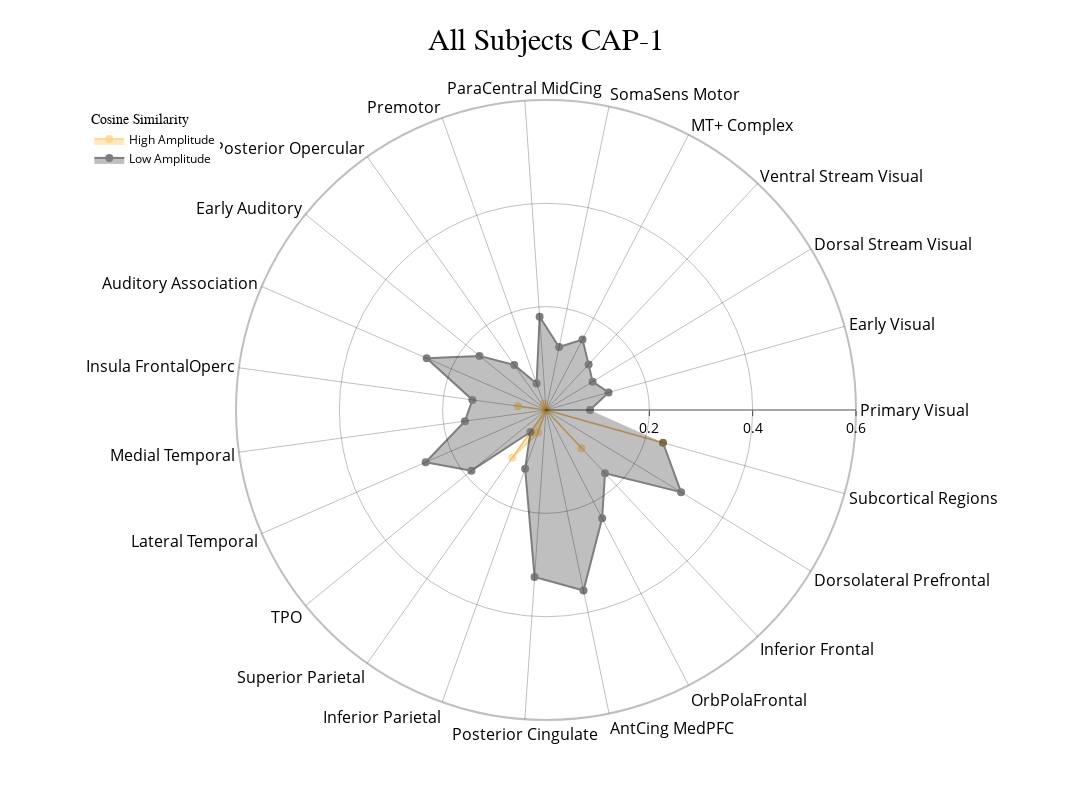
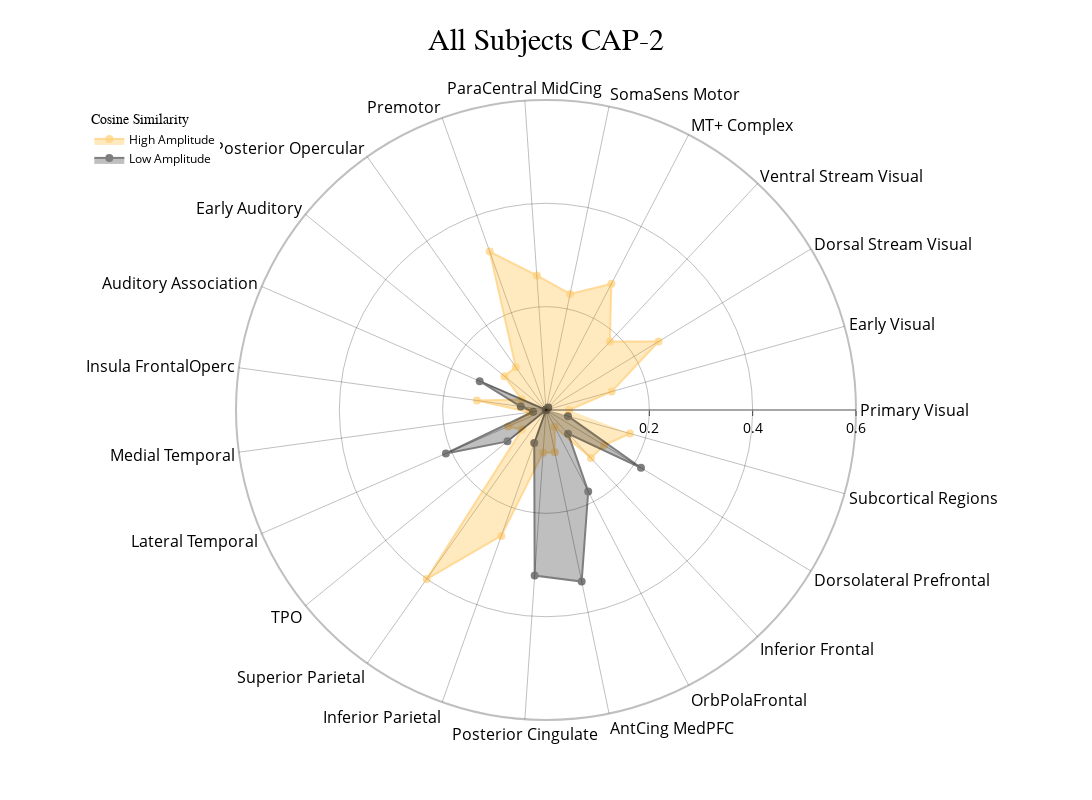
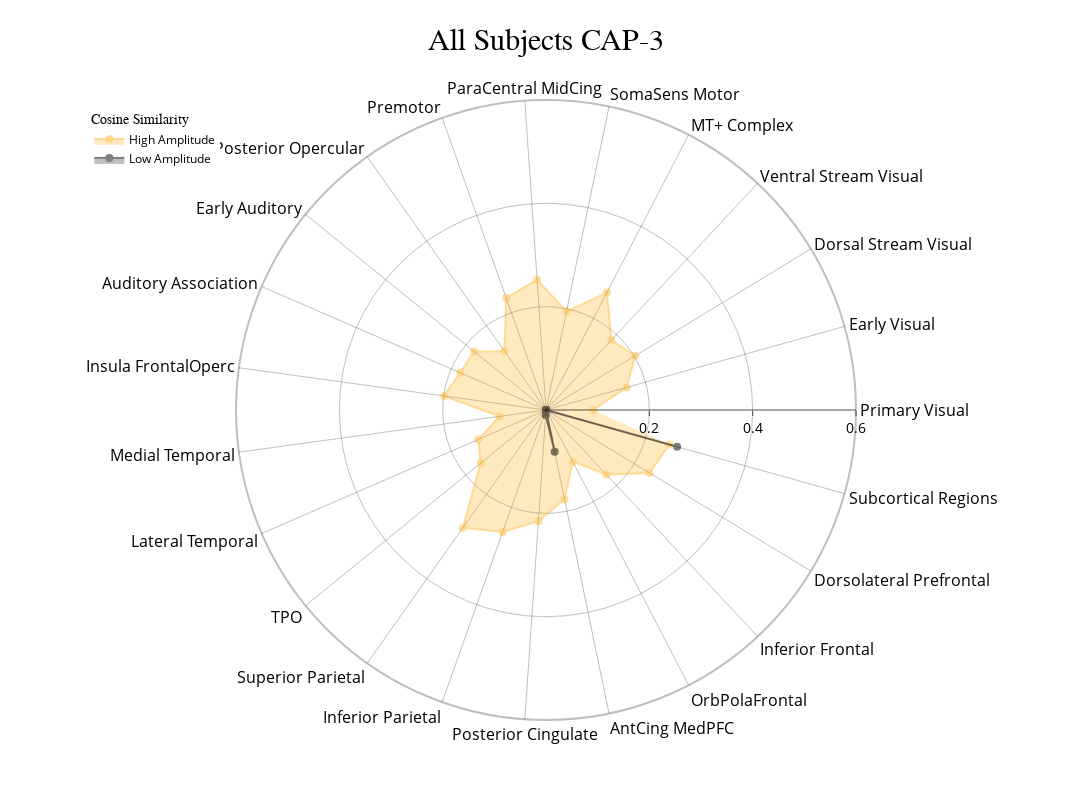
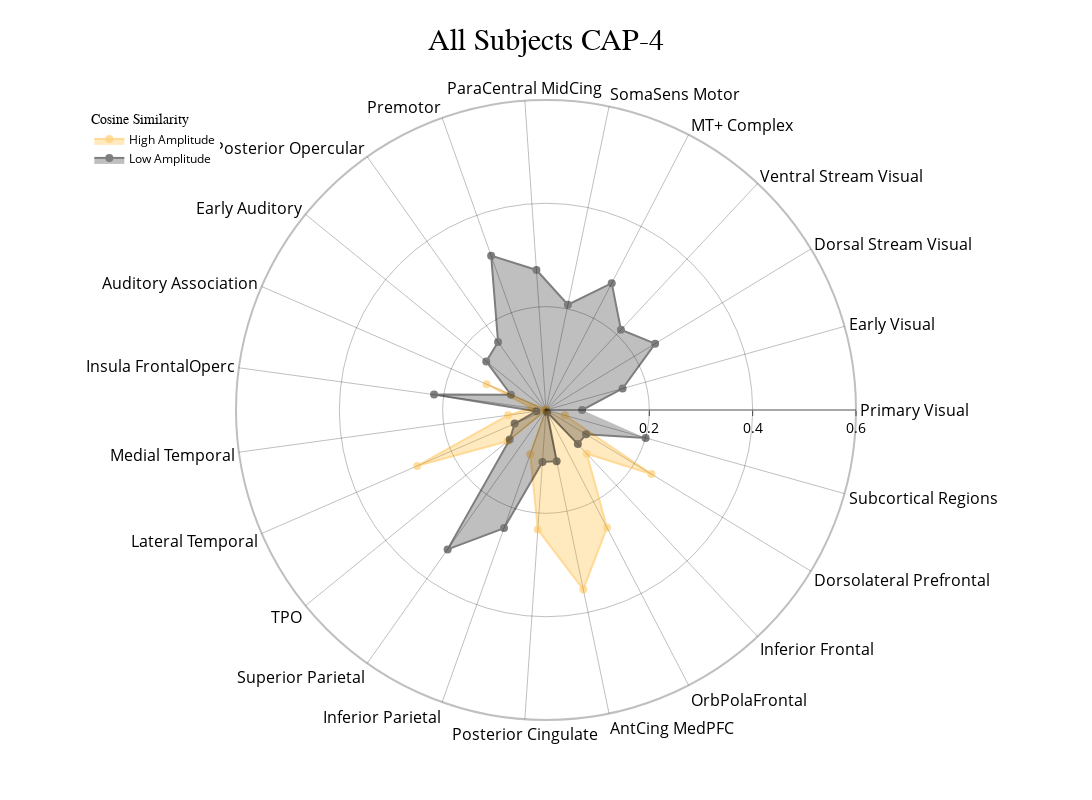

These figures' notebook cell, in order:
### Code cell
radialaxis = {
    "showline": True,
    "linewidth": 2,
    "linecolor": "rgba(0, 0, 0, 0.25)",
    "gridcolor": "rgba(0, 0, 0, 0.25)",
    "ticks": "outside",
    "tickfont": {"size": 14, "color": "black"},
    "range": [0, 0.6],
    "tickvals": [0.2, "", 0.4, "", 0.6],
}

color_discrete_map = {"High Amplitude": "rgba(255, 165, 0, 0.75)", "Low Amplitude": "black"}

cap_analysis.caps2radar(
    radialaxis=radialaxis,
    fill="toself",
    color_discrete_map=color_discrete_map,
    use_scatterpolar=True,
    output_dir=output_dir,
    as_html=True,
)

### Figure 1 — Plotly figure (JSON) as saved in the notebook; plotly's stock layout.template omitted (floating-point values rounded to 4 significant figures)
{"data": [{"connectgaps": true, "fill": "toself", "line": {"color": "rgba(255, 165, 0, 0.75)", "width": 2}, "marker": {"color": "rgba(255, 165, 0, 0.75)", "size": 8}, "mode": "markers+lines", "name": "High Amplitude", "opacity": 0.5, "r": [0, 0, 0, 0, 0, 0, 0, 0.01298, 0, 0, 0, 0.05479, 0, 0, 0, 0.1131, 0.04647, 0, 0, 0, 0.101, 0, 0.235], "theta": ["Primary Visual", "Early Visual", "Dorsal Stream Visual", "Ventral Stream Visual", "MT+ Complex", "SomaSens Motor", "ParaCentral MidCing", "Premotor", "Posterior Opercular", "Early Auditory", "Auditory Association", "Insula FrontalOperc", "Medial Temporal", "Lateral Temporal", "TPO", "Superior Parietal", "Inferior Parietal", "Posterior Cingulate", "AntCing MedPFC", "OrbPolaFrontal", "Inferior Frontal", "Dorsolateral Prefrontal", "Subcortical Regions"], "type": "scatterpolar"}, {"connectgaps": true, "fill": "toself", "line": {"color": "black", "width": 2}, "marker": {"color": "black", "size": 8}, "mode": "markers+lines", "name": "Low Amplitude", "opacity": 0.5, "r": [0.08518, 0.1257, 0.1056, 0.1208, 0.1536, 0.1245, 0.1808, 0.05437, 0.1067, 0.1659, 0.2517, 0.1437, 0.1583, 0.2539, 0.1861, 0.05208, 0.1207, 0.3238, 0.357, 0.2361, 0.1674, 0.3059, 0.2352], "theta": ["Primary Visual", "Early Visual", "Dorsal Stream Visual", "Ventral Stream Visual", "MT+ Complex", "SomaSens Motor", "ParaCentral MidCing", "Premotor", "Posterior Opercular", "Early Auditory", "Auditory Association", "Insula FrontalOperc", "Medial Temporal", "Lateral Temporal", "TPO", "Superior Parietal", "Inferior Parietal", "Posterior Cingulate", "AntCing MedPFC", "OrbPolaFrontal", "Inferior Frontal", "Dorsolateral Prefrontal", "Subcortical Regions"], "type": "scatterpolar"}], "layout": {"height": 800, "legend": {"font": {"color": "black", "size": 12}, "title": {"font": {"family": "Times New Roman"}, "text": "Cosine Similarity"}, "x": 0.01, "xanchor": "left", "y": 0.99, "yanchor": "top"}, "polar": {"angularaxis": {"gridcolor": "rgba(0, 0, 0, 0.25)", "linecolor": "rgba(0, 0, 0, 0.25)", "linewidth": 2, "showline": true, "tickfont": {"color": "black", "size": 16}}, "bgcolor": "white", "radialaxis": {"gridcolor": "rgba(0, 0, 0, 0.25)", "linecolor": "rgba(0, 0, 0, 0.25)", "linewidth": 2, "range": [0, 0.6], "showline": true, "tickfont": {"color": "black", "size": 14}, "ticks": "outside", "tickvals": [0.2, "", 0.4, "", 0.6]}}, "showlegend": true, "title": {"font": {"color": "black", "family": "Times New Roman", "size": 30}, "text": "All Subjects CAP-1", "x": 0.5}, "width": 1200}}

### Figure 2 — Plotly figure (JSON) as saved in the notebook; plotly's stock layout.template omitted (floating-point values rounded to 4 significant figures)
{"data": [{"connectgaps": true, "fill": "toself", "line": {"color": "rgba(255, 165, 0, 0.75)", "width": 2}, "marker": {"color": "rgba(255, 165, 0, 0.75)", "size": 8}, "mode": "markers+lines", "name": "High Amplitude", "opacity": 0.5, "r": [0.04476, 0.1319, 0.255, 0.1812, 0.2751, 0.2295, 0.261, 0.3254, 0.1016, 0.1037, 0.05155, 0.1351, 0.03195, 0.07996, 0.05999, 0.4005, 0.2586, 0.08278, 0.08349, 0.03664, 0.1274, 0.1316, 0.1688], "theta": ["Primary Visual", "Early Visual", "Dorsal Stream Visual", "Ventral Stream Visual", "MT+ Complex", "SomaSens Motor", "ParaCentral MidCing", "Premotor", "Posterior Opercular", "Early Auditory", "Auditory Association", "Insula FrontalOperc", "Medial Temporal", "Lateral Temporal", "TPO", "Superior Parietal", "Inferior Parietal", "Posterior Cingulate", "AntCing MedPFC", "OrbPolaFrontal", "Inferior Frontal", "Dorsolateral Prefrontal", "Subcortical Regions"], "type": "scatterpolar"}, {"connectgaps": true, "fill": "toself", "line": {"color": "black", "width": 2}, "marker": {"color": "black", "size": 8}, "mode": "markers+lines", "name": "Low Amplitude", "opacity": 0.5, "r": [0, 0, 0, 0.00644, 0, 0, 0, 0, 0, 0, 0.1399, 0.04931, 0.02522, 0.2112, 0.0962, 0, 0.06792, 0.3211, 0.3391, 0.1776, 0.06259, 0.2151, 0.04411], "theta": ["Primary Visual", "Early Visual", "Dorsal Stream Visual", "Ventral Stream Visual", "MT+ Complex", "SomaSens Motor", "ParaCentral MidCing", "Premotor", "Posterior Opercular", "Early Auditory", "Auditory Association", "Insula FrontalOperc", "Medial Temporal", "Lateral Temporal", "TPO", "Superior Parietal", "Inferior Parietal", "Posterior Cingulate", "AntCing MedPFC", "OrbPolaFrontal", "Inferior Frontal", "Dorsolateral Prefrontal", "Subcortical Regions"], "type": "scatterpolar"}], "layout": {"height": 800, "legend": {"font": {"color": "black", "size": 12}, "title": {"font": {"family": "Times New Roman"}, "text": "Cosine Similarity"}, "x": 0.01, "xanchor": "left", "y": 0.99, "yanchor": "top"}, "polar": {"angularaxis": {"gridcolor": "rgba(0, 0, 0, 0.25)", "linecolor": "rgba(0, 0, 0, 0.25)", "linewidth": 2, "showline": true, "tickfont": {"color": "black", "size": 16}}, "bgcolor": "white", "radialaxis": {"gridcolor": "rgba(0, 0, 0, 0.25)", "linecolor": "rgba(0, 0, 0, 0.25)", "linewidth": 2, "range": [0, 0.6], "showline": true, "tickfont": {"color": "black", "size": 14}, "ticks": "outside", "tickvals": [0.2, "", 0.4, "", 0.6]}}, "showlegend": true, "title": {"font": {"color": "black", "family": "Times New Roman", "size": 30}, "text": "All Subjects CAP-2", "x": 0.5}, "width": 1200}}

### Figure 3 — Plotly figure (JSON) as saved in the notebook; plotly's stock layout.template omitted (floating-point values rounded to 4 significant figures)
{"data": [{"connectgaps": true, "fill": "toself", "line": {"color": "rgba(255, 165, 0, 0.75)", "width": 2}, "marker": {"color": "rgba(255, 165, 0, 0.75)", "size": 8}, "mode": "markers+lines", "name": "High Amplitude", "opacity": 0.5, "r": [0.09134, 0.1621, 0.2022, 0.1853, 0.2562, 0.1946, 0.2526, 0.2301, 0.1394, 0.1794, 0.1812, 0.1993, 0.09096, 0.1427, 0.1633, 0.2789, 0.2505, 0.2156, 0.1764, 0.1126, 0.171, 0.2343, 0.248], "theta": ["Primary Visual", "Early Visual", "Dorsal Stream Visual", "Ventral Stream Visual", "MT+ Complex", "SomaSens Motor", "ParaCentral MidCing", "Premotor", "Posterior Opercular", "Early Auditory", "Auditory Association", "Insula FrontalOperc", "Medial Temporal", "Lateral Temporal", "TPO", "Superior Parietal", "Inferior Parietal", "Posterior Cingulate", "AntCing MedPFC", "OrbPolaFrontal", "Inferior Frontal", "Dorsolateral Prefrontal", "Subcortical Regions"], "type": "scatterpolar"}, {"connectgaps": true, "fill": "toself", "line": {"color": "black", "width": 2}, "marker": {"color": "black", "size": 8}, "mode": "markers+lines", "name": "Low Amplitude", "opacity": 0.5, "r": [0, 0, 0, 0, 0, 0, 0, 0, 0, 0, 0, 0, 0, 0, 0, 0, 0, 0.009841, 0.08246, 0, 0, 0, 0.2635], "theta": ["Primary Visual", "Early Visual", "Dorsal Stream Visual", "Ventral Stream Visual", "MT+ Complex", "SomaSens Motor", "ParaCentral MidCing", "Premotor", "Posterior Opercular", "Early Auditory", "Auditory Association", "Insula FrontalOperc", "Medial Temporal", "Lateral Temporal", "TPO", "Superior Parietal", "Inferior Parietal", "Posterior Cingulate", "AntCing MedPFC", "OrbPolaFrontal", "Inferior Frontal", "Dorsolateral Prefrontal", "Subcortical Regions"], "type": "scatterpolar"}], "layout": {"height": 800, "legend": {"font": {"color": "black", "size": 12}, "title": {"font": {"family": "Times New Roman"}, "text": "Cosine Similarity"}, "x": 0.01, "xanchor": "left", "y": 0.99, "yanchor": "top"}, "polar": {"angularaxis": {"gridcolor": "rgba(0, 0, 0, 0.25)", "linecolor": "rgba(0, 0, 0, 0.25)", "linewidth": 2, "showline": true, "tickfont": {"color": "black", "size": 16}}, "bgcolor": "white", "radialaxis": {"gridcolor": "rgba(0, 0, 0, 0.25)", "linecolor": "rgba(0, 0, 0, 0.25)", "linewidth": 2, "range": [0, 0.6], "showline": true, "tickfont": {"color": "black", "size": 14}, "ticks": "outside", "tickvals": [0.2, "", 0.4, "", 0.6]}}, "showlegend": true, "title": {"font": {"color": "black", "family": "Times New Roman", "size": 30}, "text": "All Subjects CAP-3", "x": 0.5}, "width": 1200}}

### Figure 4 — Plotly figure (JSON) as saved in the notebook; plotly's stock layout.template omitted (floating-point values rounded to 4 significant figures)
{"data": [{"connectgaps": true, "fill": "toself", "line": {"color": "rgba(255, 165, 0, 0.75)", "width": 2}, "marker": {"color": "rgba(255, 165, 0, 0.75)", "size": 8}, "mode": "markers+lines", "name": "High Amplitude", "opacity": 0.5, "r": [0, 0, 0, 0, 0, 0, 0, 0, 0, 0, 0.1255, 0.02785, 0.07388, 0.2716, 0.09603, 0, 0.09094, 0.2319, 0.3548, 0.2564, 0.1157, 0.2388, 0.03777], "theta": ["Primary Visual", "Early Visual", "Dorsal Stream Visual", "Ventral Stream Visual", "MT+ Complex", "SomaSens Motor", "ParaCentral MidCing", "Premotor", "Posterior Opercular", "Early Auditory", "Auditory Association", "Insula FrontalOperc", "Medial Temporal", "Lateral Temporal", "TPO", "Superior Parietal", "Inferior Parietal", "Posterior Cingulate", "AntCing MedPFC", "OrbPolaFrontal", "Inferior Frontal", "Dorsolateral Prefrontal", "Subcortical Regions"], "type": "scatterpolar"}, {"connectgaps": true, "fill": "toself", "line": {"color": "black", "width": 2}, "marker": {"color": "black", "size": 8}, "mode": "markers+lines", "name": "Low Amplitude", "opacity": 0.5, "r": [0.06991, 0.1539, 0.2472, 0.2125, 0.2765, 0.2081, 0.2716, 0.317, 0.1608, 0.1491, 0.07402, 0.2187, 0.019, 0.06615, 0.0904, 0.3302, 0.2426, 0.101, 0.1012, 0.004936, 0.09037, 0.09066, 0.2002], "theta": ["Primary Visual", "Early Visual", "Dorsal Stream Visual", "Ventral Stream Visual", "MT+ Complex", "SomaSens Motor", "ParaCentral MidCing", "Premotor", "Posterior Opercular", "Early Auditory", "Auditory Association", "Insula FrontalOperc", "Medial Temporal", "Lateral Temporal", "TPO", "Superior Parietal", "Inferior Parietal", "Posterior Cingulate", "AntCing MedPFC", "OrbPolaFrontal", "Inferior Frontal", "Dorsolateral Prefrontal", "Subcortical Regions"], "type": "scatterpolar"}], "layout": {"height": 800, "legend": {"font": {"color": "black", "size": 12}, "title": {"font": {"family": "Times New Roman"}, "text": "Cosine Similarity"}, "x": 0.01, "xanchor": "left", "y": 0.99, "yanchor": "top"}, "polar": {"angularaxis": {"gridcolor": "rgba(0, 0, 0, 0.25)", "linecolor": "rgba(0, 0, 0, 0.25)", "linewidth": 2, "showline": true, "tickfont": {"color": "black", "size": 16}}, "bgcolor": "white", "radialaxis": {"gridcolor": "rgba(0, 0, 0, 0.25)", "linecolor": "rgba(0, 0, 0, 0.25)", "linewidth": 2, "range": [0, 0.6], "showline": true, "tickfont": {"color": "black", "size": 14}, "ticks": "outside", "tickvals": [0.2, "", 0.4, "", 0.6]}}, "showlegend": true, "title": {"font": {"color": "black", "family": "Times New Roman", "size": 30}, "text": "All Subjects CAP-4", "x": 0.5}, "width": 1200}}
